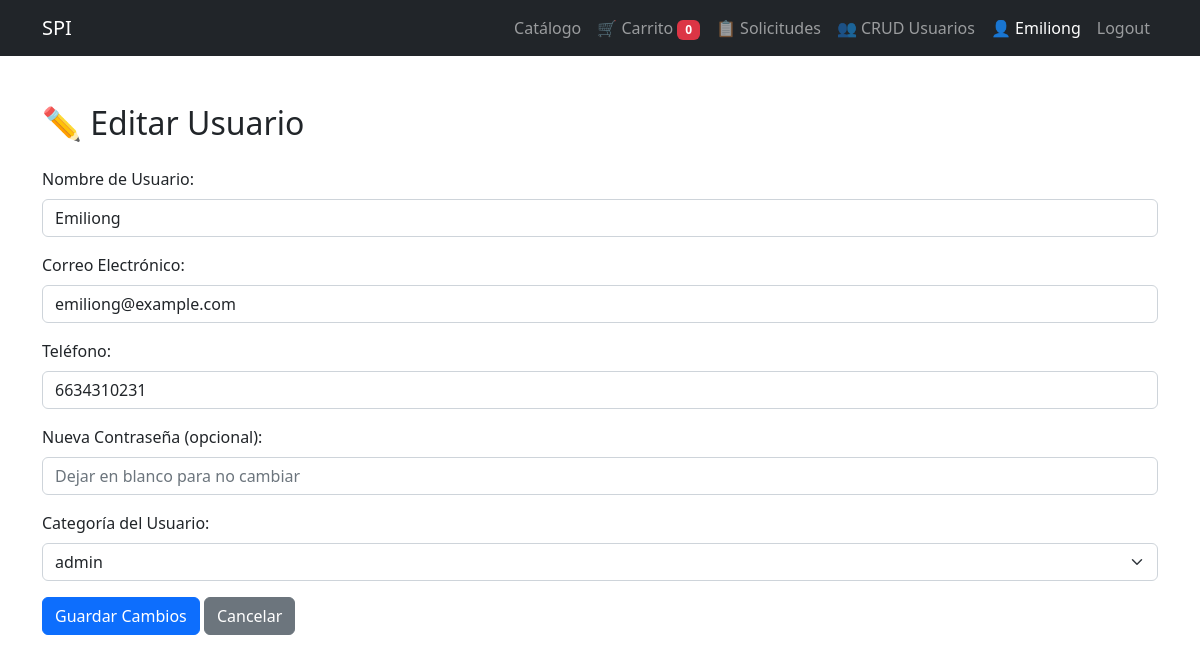
/crud/usuarios/editar/1/ (signed in), run on the app's committed database.
### sushi/models.py (models this page shows, shortened)
class Usuario(AbstractUser):
    email = models.EmailField(unique=True)
    telefono = models.CharField(max_length=20, null=True, blank=True)  # ✅ nuevo campo
    categoria_cliente = models.ForeignKey(CategoriaCliente, on_delete=models.SET_NULL, null=True, blank=True)

class CategoriaCliente(models.Model):
    nombre = models.CharField(max_length=100, unique=True)

### sushi/views.py (the view)
    def _wrapped_view(request, *args, **kwargs):
        if request.user.categoria_cliente and request.user.categoria_cliente.nombre.lower() == "admin":
            return func(request, *args, **kwargs)
        messages.error(request, "Acceso no autorizado.")
        return redirect("catalogo")

### sushi/views.py (called while the page is built, shortened)
def solo_admin(func):
    def _wrapped_view(request, *args, **kwargs):
        if request.user.categoria_cliente and request.user.categoria_cliente.nombre.lower() == "admin":
            return func(request, *args, **kwargs)
        messages.error(request, "Acceso no autorizado.")
        return redirect("catalogo")
    return login_required(_wrapped_view)

@solo_admin
def editar_usuario(request, user_id):
    usuario = get_object_or_404(Usuario, id=user_id)
    categorias = CategoriaCliente.objects.all()
    return render(request, 'editar_usuario.html', {
        'usuario': usuario,
        'categorias': categorias
    })

### sushi/templates/editar_usuario.html (shortened to what this page needs)
{% extends 'base.html' %}
{% load static %}
{% block content %}
<div class="container my-5">
  <h2 class="mb-4">✏️ Editar Usuario</h2>
  <form method="POST">
    <div class="mb-3">
      <label for="username" class="form-label">Nombre de Usuario:</label>
      <input type="text" name="username" class="form-control" value="{{ usuario.username }}" required>
    </div>
    <div class="mb-3">
      <label for="email" class="form-label">Correo Electrónico:</label>
      <input type="email" name="email" class="form-control" value="{{ usuario.email }}" required>
    </div>
    <div class="mb-3">
      <label for="telefono" class="form-label">Teléfono:</label>
      <input type="text" name="telefono" class="form-control" value="{{ usuario.telefono }}">
    </div>
    <div class="mb-3">
      <label for="password" class="form-label">Nueva Contraseña (opcional):</label>
      <input type="password" name="password" class="form-control" placeholder="Dejar en blanco para no cambiar">
    </div>
    <div class="mb-3">
      <label for="categoria_cliente" class="form-label">Categoría del Usuario:</label>
      <select name="categoria_cliente" class="form-select" required>
        {% for categoria in categorias %}
          <option value="{{ categoria.id }}" {% if categoria.id == usuario.categoria_cliente.id %}selected{% endif %}>
            {{ categoria.nombre }}
          </option>
        {% endfor %}
      </select>
    </div>
    <button type="submit" class="btn btn-primary">Guardar Cambios</button>
    <a href="{% url 'crud_usuarios' %}" class="btn btn-secondary">Cancelar</a>
  </form>
</div>
{% endblock %}

### sushi/templates/_navbar.html (shortened to what this page needs)
<nav class="navbar navbar-expand-lg navbar-dark bg-dark">
  <div class="container">
    <a class="navbar-brand" href="/">SPI</a>
    <div class="collapse navbar-collapse" id="navbarNav">
      <ul class="navbar-nav ms-auto">
        {% if user.is_authenticated %}
          <li class="nav-item">
            <a href="{% url 'catalogo' %}" class="nav-link">Catálogo</a>
          </li>
          <li class="nav-item">
            <a href="{% url 'carrito' %}" class="nav-link">
              🛒 Carrito <span class="badge bg-danger" id="cart-count">0</span>
            </a>
          </li>
          <li class="nav-item">
            <a href="{% url 'ver_ventas' %}" class="nav-link">
              📋 {% if user.categoria_cliente.nombre|lower == "admin" %}Solicitudes{% else %}Mis Solicitudes{% endif %}
            </a>
          </li>
          {% if user.categoria_cliente.nombre|lower == "admin" %}
            <li class="nav-item">
              <a href="{% url 'crud_usuarios' %}" class="nav-link">👥 CRUD Usuarios</a>
            </li>
          {% endif %}
          <li class="nav-item">
            <span class="nav-link text-white">👤 {{ user.username }}</span>
          </li>
          <li class="nav-item">
            <a class="nav-link" href="{% url 'logout' %}">Logout</a>
          </li>
        {% else %}
          <li class="nav-item">
            <a href="{% url 'signin' %}" class="nav-link">Login</a>
          </li>
        {% endif %}
      </ul>
    </div>
  </div>
</nav>

### data on the page
Usuario: username "Emiliong", email "emiliong@example.com", telefono "6634310231", categoria_cliente "admin"
